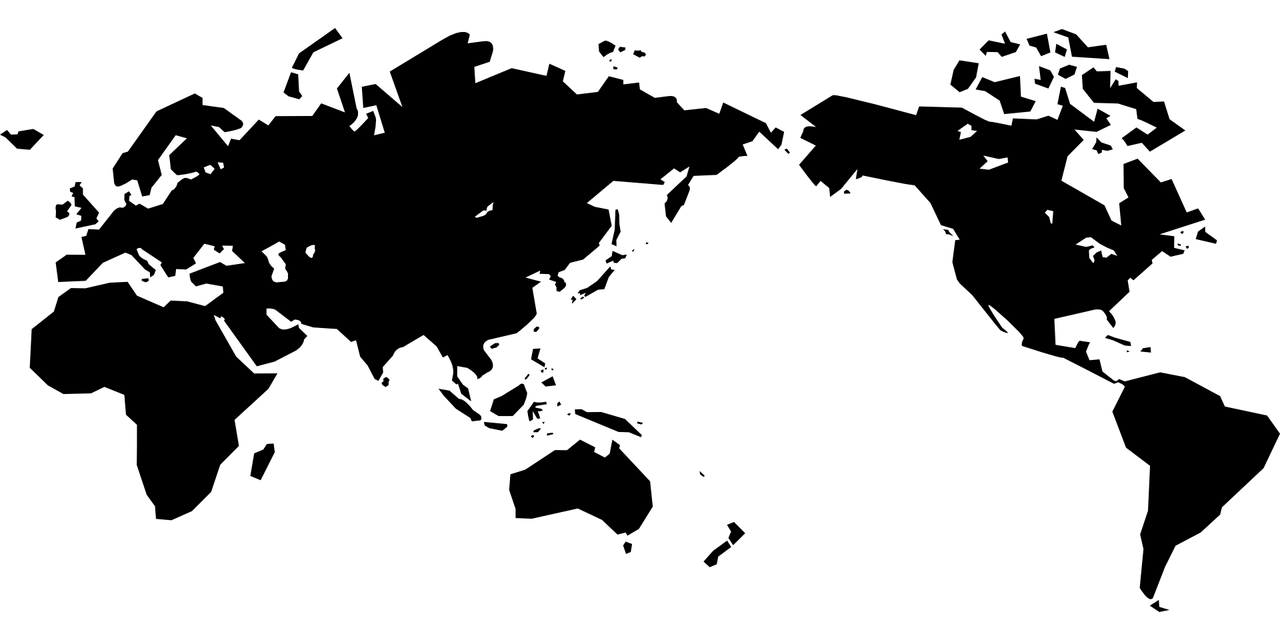
#> input picture world_map_bw.png, 1280 x 640 px
$ python main.py   (older library calls are emulated)
#> lines starting #> are read from the running program, lines starting #| are printed output that depends on the picture; after the words box and inside, x2 and y2 are one past the last pixel; in counts of white or black regions, pixels touching at a corner belong together
from PIL import Image
import numpy as np
from functools import reduce
import numpy.ma as ma

# Image to characters by Thijs Hermans
# example in the bottom
def image_to_characters(input_file, repword='LIBRARY', sizes = [120, 9999]):

    # Open Image
#> called with input_file = 'world_map_bw.png', repword = 'LIBRARY'
    im = Image.open(input_file)
#> im is the input picture: PIL image 1280x640 RGBA; mean R, G, B, A 0, 0, 0, 75.2

    # Resize image to smaller size (aspect ratio to smallest available vector size)
    im.thumbnail(sizes, Image.ANTIALIAS)
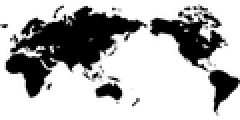
#> im: PIL image 120x60 RGBA (shown 2 times larger); mean R, G, B, A 0, 0, 0, 75.4; transparent parts drawn white
    im = _remove_transparency(im)
#> in _remove_transparency, `alpha = im.convert('RGBA').split()[-1]`:
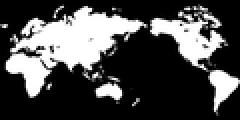
#> alpha: PIL image 120x60 L (shown 2 times larger); min 0, max 255, mean 75.4
#> in _remove_transparency, `bg = Image.new("RGBA", im.size, bg_colour + (255,))`: bg: PIL image 120x60 RGBA; every value is 255
#> in _remove_transparency, `bg.paste(im, mask=alpha)`:
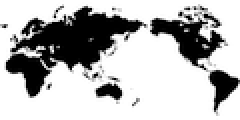
#> bg: PIL image 120x60 RGBA (shown 2 times larger); mean R, G, B, A 179.6, 179.6, 179.6, 248.9; transparent parts drawn white
    im_mat = np.asarray(im)

    # Create boolean mask of black and white image, scale to max value
    lim = np.max(im_mat[:,:,:3])
#> lim = 255
    im_lims = np.array([lim,lim,lim])
#> im_lims = [255, 255, 255]
    im_mask = np.array([[any((im_lims / 2) < col[:3]) for col in row] for row in im_mat])
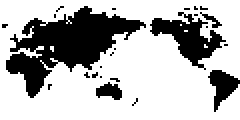
#> im_mask: shape (60, 120) bool (shown 2 times larger); 70.6% white; 24 black regions (19 under 20 px), largest, box (x1, y1, x2, y2) and area: (3, 3, 73, 49) 1346, (75, 6, 113, 35) 441, (104, 35, 120, 56) 166, (48, 41, 61, 50) 76, (100, 6, 111, 14) 27

    # Create the character matrix on which the mask will be applied
    shp = im_mask.shape
#> shp = (60, 120)
    sz = im_mask.size
#> sz = 7200
    reps = np.ceil(sz / len(repword))
#> reps = 1029
    str_arr = np.array([a for a in (repword * int(reps))])[:sz]
    str_arr = str_arr.reshape(shp)

    # Return empty spaces for all false statements in the image mask
    result_arr = np.array([[' ' if im_mask[ix, iy] else y for iy, y in enumerate(x)] for ix, x in enumerate(str_arr)])
    hls = [['\n'] for x in result_arr]
#> hls = 60 items
    result_arr = np.hstack((result_arr, hls))
    result = ''.join([y for x in result_arr for y in x])

    return result


# source: https://stackoverflow.com/questions/35859140/remove-transparency-alpha-from-any-image-using-pil
def _remove_transparency(im, bg_colour=(255, 255, 255)):

    # Only process if image has transparency (http://stackoverflow.com/a/1963146)
    if im.mode in ('RGBA', 'LA') or (im.mode == 'P' and 'transparency' in im.info):

        # Need to convert to RGBA if LA format due to a bug in PIL (http://stackoverflow.com/a/1963146)
        alpha = im.convert('RGBA').split()[-1]

        # Create a new background image of our matt color.
        # Must be RGBA because paste requires both images have the same format
        # (http://stackoverflow.com/a/8720632  and  http://stackoverflow.com/a/9459208)
        bg = Image.new("RGBA", im.size, bg_colour + (255,))
        bg.paste(im, mask=alpha)
        im = bg

    return im

# testing
if __name__ == '__main__':

    # image_to_characters(filename, repword, sizes) returns the transformed image in a numpy string array
    result = image_to_characters('world_map_bw.png')

    # save results in old-school python style
    text_file = open("result.txt", "w")
    text_file.write(result)
    text_file.close()
